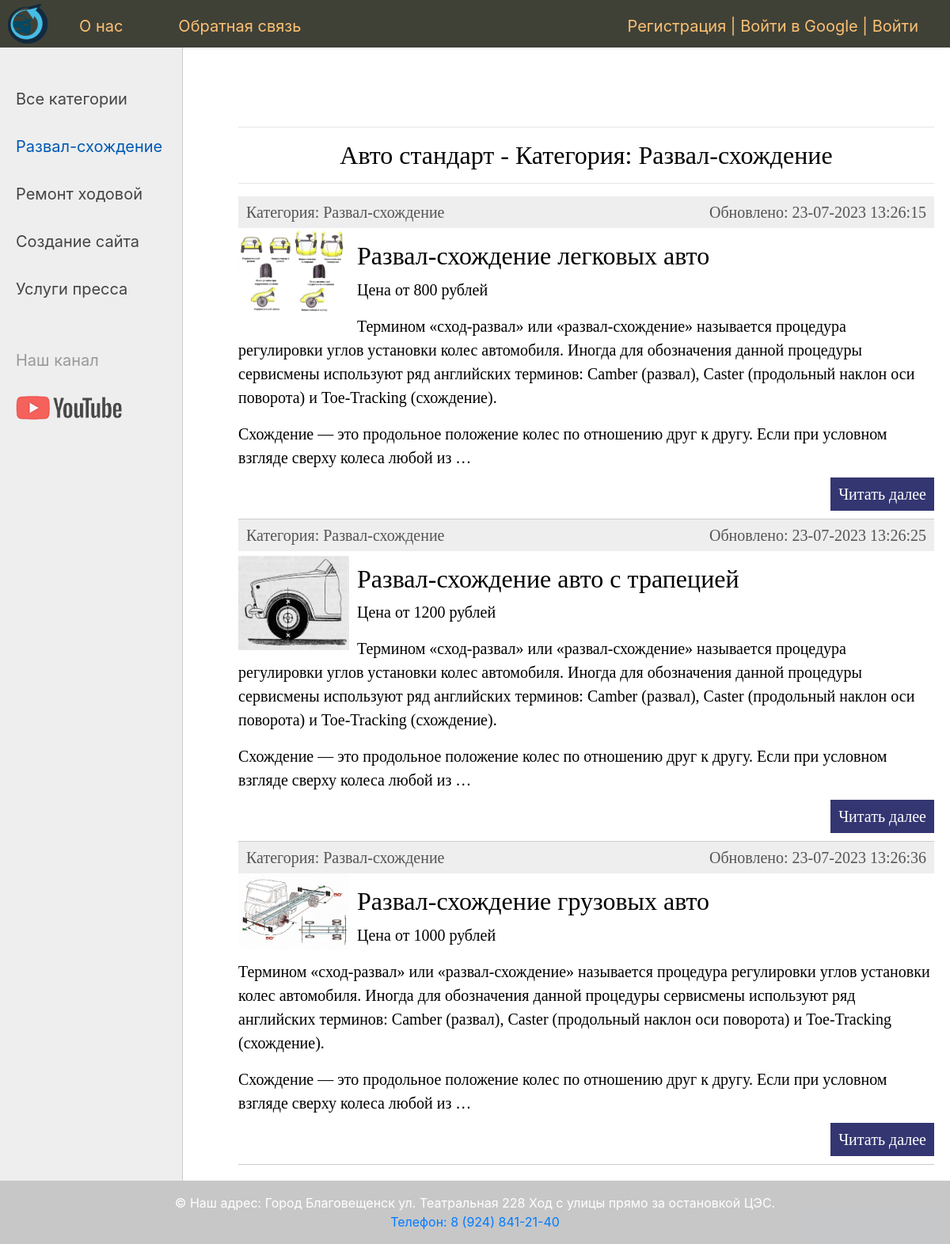
Before: /category/razval-shozhdenie/ with the older database file.
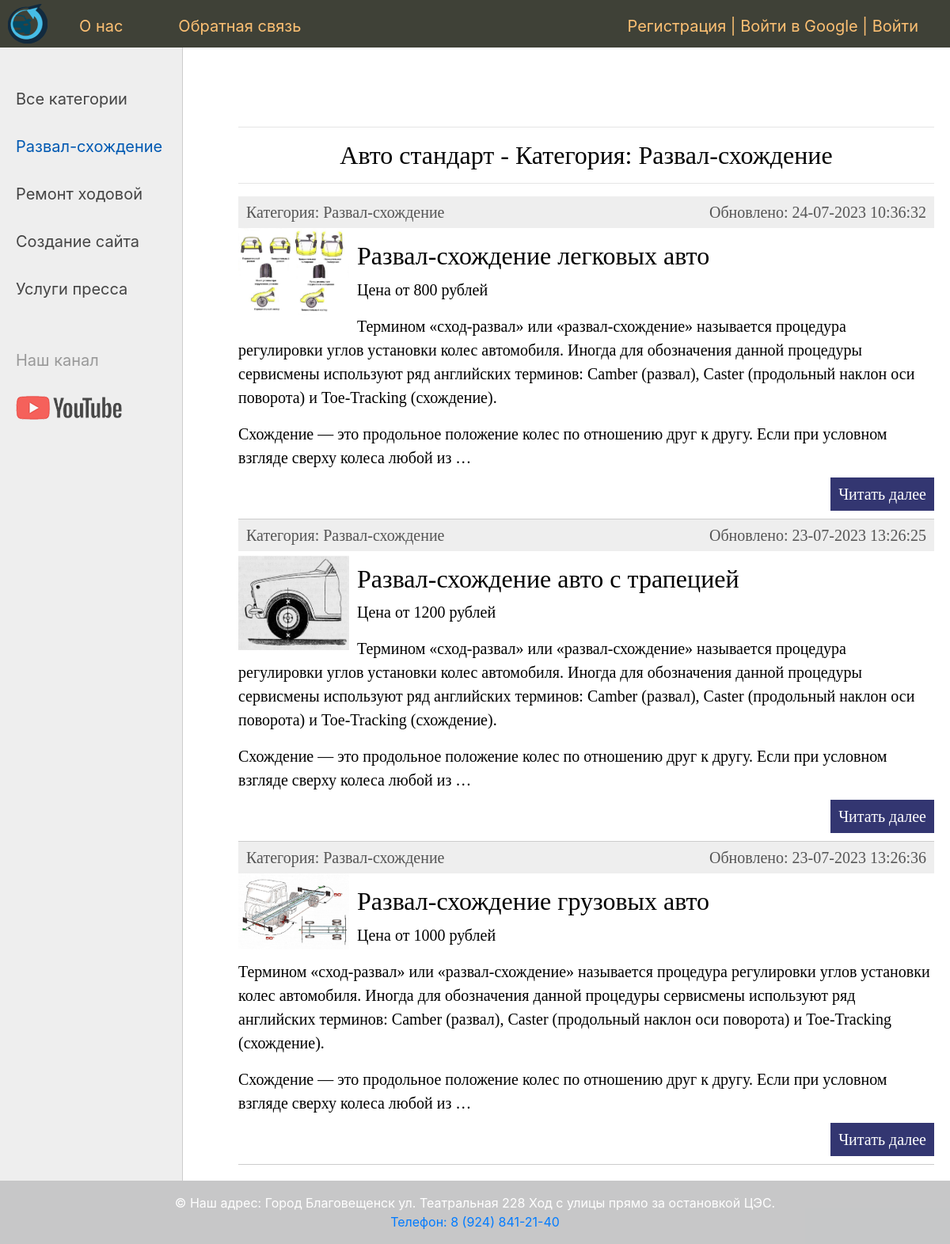
After: the same page with the newer database file.
### avto_tochka/models.py (models this page shows, shortened)
class Category(models.Model):
    name = models.CharField(max_length=100, db_index=True, verbose_name='Категории услуг')
    slug = models.SlugField(max_length=255, unique=True, db_index=True, verbose_name='URL')
    def __str__(self):
        return self.name
    def get_absolute_url(self):
        return reverse('category', kwargs={'cat_slug': self.slug})
    class Meta:
        verbose_name = 'Категории услуг'
        verbose_name_plural = 'Категории услуг'

class Service(models.Model):
    title = models.CharField(max_length=255, verbose_name='Заголовок')
    slug = models.SlugField(max_length=255, unique=True, db_index=True, verbose_name='URL')
    price = models.SmallIntegerField(default=0, verbose_name='Цена')
    content = models.TextField(blank=False, verbose_name='Описание')  # Пустое = False
    photo = models.ImageField(upload_to="photos/%Y/%m/%d/", verbose_name='Фото')  # Загрузить в "photos/%Y/%m/%d/"
    time_create = models.DateTimeField(auto_now_add=True, verbose_name='Дата создания')
    time_update = models.DateTimeField(auto_now=True, verbose_name='Дата обновления')
    is_published = models.BooleanField(default=True, verbose_name='Обпуликовать')
    cat = models.ForeignKey('Category', on_delete=models.PROTECT, verbose_name='Категория')  # (cat)_id автоматом добавится
    def get_absolute_url(self):
        return reverse('service', kwargs={'service_slug': self.slug})
    class Meta:
        verbose_name = 'Услуги'
        verbose_name_plural = 'Услуги'
        ordering = ['id']

### avto_tochka/views.py (the view)
# urls.py: path('category/<slug:cat_slug>/', ServiceCategory.as_view(), name='category'),
class ServiceCategory(DataMixin, ListView):
    model = Service
    template_name = 'avto_tochka/list_services.html'
    context_object_name = 'posts'
    allow_empty = False
    def get_queryset(self):
        return Service.objects.filter(cat__slug=self.kwargs['cat_slug'], is_published=True).select_related('cat')
    def get_context_data(self, *, object_list=None, **kwargs):
        context = super().get_context_data(**kwargs)
        c = Category.objects.get(slug=self.kwargs['cat_slug'])
        c_def = self.get_user_context(title='Категория - ' + str(c.name),
                                      cat_selected=c.pk)
        return dict(list(context.items()) + list(c_def.items()))

### avto_tochka/templatetags/avto_tochka_tags.py (called while the page is built)
@register.simple_tag(name='getcat_tag')
def get_categories(filter):
        return Category.objects.filter(pk=filter)[0]

### avto_tochka/utils.py (called while the page is built)
    def get_user_context(self, **kwargs):
        context = kwargs
        cats = Category.objects.annotate(Count('service'))
        user_menu = menu.copy()
        if not self.request.user.is_superuser:
            user_menu.pop(2)
        context['menu'] = user_menu
        context['cats'] = cats  # tag для html
        if 'cat_selected' not in context:
            context['cat_selected'] = 0
        return context

### avto_tochka/templates/avto_tochka/list_services.html (shortened to what this page needs)
{% extends 'avto_tochka/base.html' %}
{% load avto_tochka_tags %}
{% block content %}
<hr>
    <h1 align="center">Авто стандарт - Категория: {% getcat_tag filter=cat_selected  %}</h1>
<hr>
<ul class="list-articles">
    {% for p in posts %}
    <li>
        <div class="article-panel">
        <p class="first">Категория: {{p.cat}}</p>
        <p class="last">Обновлено: {{p.time_update|date:"d-m-Y H:i:s"}}</p>
        </div>
        {% if p.photo %}
            <p><img class="img-article-left thumb" src="{{p.photo.url}}"></p>
        {% endif %}
        <h2>{{p.title}}</h2>
        <p>Цена от {{p.price}} рублей </p>
        {% autoescape on %}
        {{p.content|linebreaks|truncatewords:50}}
        {% endautoescape %}
        <p class="link-read-post"><a href="{{ p.get_absolute_url }}">Читать далее</a></p>
    </li>
	{% endfor %}
</ul>
{% endblock %}

### avto_tochka/templates/avto_tochka/base.html (shortened to what this page needs)
{% load static account socialaccount %}
{% load avto_tochka_tags %}
<!DOCTYPE html>
<html lang="ru">
<head>
		<link type="text/css" href="{% static 'avto_tochka/css/styles.css' %}" rel="stylesheet" />
</head>
<body>
<table class="table-page" border=0 cellpadding="0" cellspacing="0">
<tr><td valign=top>
{% block mainmenu %}
		<div class="header">
			<ul id="mainmenu" class="mainmenu">
			<li class="logo"><a href="{% url 'main' %}"><div class="logo"></div></a></li>
			{% for m in menu %}
			<li><a href="{% url m.url_name %}">{{m.title}}</a></li>
			{% endfor %}
			{% if request.user.is_authenticated %}
				<li class="last">Пользователь {{user.username}} | <a  href="{% url 'logout' %}">Выйти</a></li>
			{% else %}
				<li class="last"><a href="{% url 'register' %}">Регистрация</a> |
					<a href="{% provider_login_url 'google' %}">Войти в Google</a> |
					<a href="{% url 'login' %}">Войти</a></li>
			{% endif %}
			</ul>
		</div>
{% endblock mainmenu %}
<table class="table-content" border=0 cellpadding="0" cellspacing="0">
<tr>
<td valign="top" class="left-chapters">
	<ul id="leftchapters">
		{% if cat_selected == 0 %}
		<li class="selected">Все категории</li>
		{% else %}
				<li><a href="{% url 'main' %}">Все категории</a></li>
		{% endif %}
		{% for c in cats %}
			{% if c.service__count > 0 %}
				{% if c.pk == cat_selected %}
					<li class="selected">{{c.name}}</li>
				{% else %}
					<li><a href="{{ c.get_absolute_url }}">{{c.name}}</a></li>
				{% endif %}
			{% endif %}
		{% endfor %}
		<li class="share">
		<p>Наш канал</p>
		<a class="share-yt" href="https://www.youtube.com/@pro_avtomobil" target="_blank" rel="nofollow"></a>
		</li>
	</ul>
</td>
<td valign="top" class="content">
	<div class="content-text">
{% block content %}
{% endblock %}
		<link rel="stylesheet" href="https://cdn.jsdelivr.net/npm/bootstrap@4.0.0/dist/css/bootstrap.min.css">
	</div>
</td></tr></table>
</td></tr>
<tr><td valign=top>
	<footer class="bg-light text-center text-white">
  <div class="text-center p-3" style="background-color: rgba(0, 0, 0, 0.2);">
    <a class="text-white" > &copy;  Наш адрес: Город Благовещенск ул. Театральная 228 Ход с улицы прямо за остановкой ЦЭС. </a>
    <div class=phone><a href="tel:+79248412140">Телефон: 8 (924) 841-21-40</a></div>
  </div>
</footer>
</td></tr></table>
</body>
</html>

### avto_tochka/static/avto_tochka/css/styles.css (style rules this page uses)
html, body { font-family: 'Arial'; margin: 0; padding: 0; height: 100%; width: 100%; color: #444; }
a { color: #0059b2; text-decoration: none; }
img { max-width: 600px; height: auto; }
img.img-article-left { max-width: 300px; height: auto; float: left; padding: 0 10px 10px 0; }
img.img-article-left.thumb { max-width: 150px; height: auto; }
p.link-read-post { text-align: right; }
p.link-read-post a { padding: 10px; min-width: 100px; background: #333671; color: #fff; text-decoration: none; }
div.article-panel { background: #eee; padding: 5px 10px 5px 10px; box-sizing border-box; overflow: hidden; color: #555; }
div.article-panel p.first { margin: 0; float: left; }
div.article-panel p.last { margin: 0; float: right; }
ul.list-articles { list-style: none; margin: 0; padding: 0; }
ul.list-articles li { border-bottom: 1px solid #ccc; }
.table-page { width: 100%; height: 100%; vertical-align: top; }
.table-page tr { height: 100%; }
.header { background: #3F4137; height: 60px; }
.logo { background: url('../images/logo.png') no-repeat 10px 5px; width: 70px; height: 60px; }
ul.mainmenu { list-style: none; margin: 0; padding: 0; height: 60px; color: #fdc073; font-size: 20px; overflow: hidden; }
ul.mainmenu li { float: left; margin: 18px 40px 0 30px; }
ul.mainmenu li.logo { margin: 0; }
ul.mainmenu li.last { float: right; }
ul.mainmenu li a { color: #fdc073; text-decoration: none; }
.table-content { width: 100%; min-height: 100%; height: 100%; }
.left-chapters { margin: 0; background: #eee; border-right: 1px solid #ccc; min-height: 100%; }
.left-chapters ul { width: 230px; min-height: 100%; margin: 0; padding: 20px 10px 10px 20px; list-style: none; font-size: 20px; }
.left-chapters ul li { margin: 30px 0 0 0; color: #999; }
.left-chapters ul li.selected { color: #0059b2; }
.left-chapters ul li a { color: #444; text-decoration: none; }
.left-chapters ul li.share { margin: 60px 0 0 0; }
.left-chapters ul li.share p { margin: 30px 0 30px 0; }
.left-chapters ul li.share a { display: inline-block; width: 40px; height: 40px; margin: 0 20px 0 0; }
.left-chapters ul li.share a.share-yt { width: 100%; height: 30px; background: url('../images/share_yt.png') no-repeat 0 0 }
.content { padding: 40px 20px 20px 40px; width: 100%; box-sizing: border-box; }
.content-text { margin: 60px 0 0 30px; color: #000; font-size: 20px; font-family: Yandex Sans Display Light; }
.content-text h1 { font-size: 32px; }

Changed rows visible on the page:
changed Service "Развал-схождение легковых авто": time_update "23-07-2023 13:26:15" → "24-07-2023 10:36:32"
